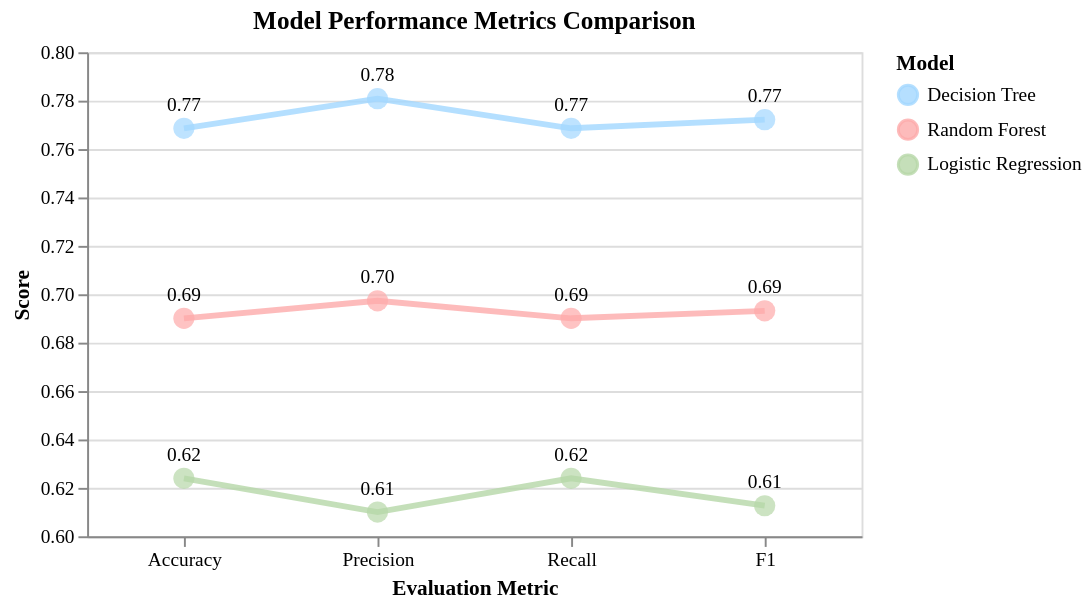

Notebook source saved alongside this figure:
### Code cell
# PARALLELL COORDINATES

# Metric order for clarity
metric_order = ["Accuracy", "Precision", "Recall", "F1"]

base = alt.Chart(df).encode(
    x=alt.X(
        "metric:N",
        sort=metric_order,
        title="Evaluation Metric",
        axis=alt.Axis(labelAngle=0, titleFont='Times New Roman', labelFont='Times New Roman')
    ),
    y=alt.Y(
        "value:Q",
        title="Score",
        scale=alt.Scale(domain=[0.6, 0.8]),
        axis=alt.Axis(titleFont='Times New Roman', labelFont='Times New Roman')
    ),
    color=alt.Color(
        "model:N",
        title="Model",
        scale=alt.Scale(
            domain=model_order,
            range=["#a2d7ff", "#fdaaaa", "#b6d7a8"] # blue, red, orange
        ),
        legend=alt.Legend(titleFont='Times New Roman', labelFont='Times New Roman')
    ),
    detail="model:N"
)

# Lines (parallel coordinates)
lines = base.mark_line(
    strokeWidth=3,
    opacity=0.8
)

# Points on each metric
points = base.mark_circle(
    size=120,
    filled=True
)

# Numeric labels near points
labels = base.mark_text(
    dy=-12,
    fontSize=10,
    font='Times New Roman' # Set font for point labels
).encode(
    text=alt.Text("value:Q", format=".2f"),
    color=alt.value('black')
)

parallel_coordinates = (lines + points + labels).properties(
    title=alt.TitleParams(text="Model Performance Metrics Comparison", font='Times New Roman'), # Corrected title font setting
    width=400,
    height=250
)

parallel_coordinates

### Figure 1 — Vega-Lite specification as saved in the notebook (floating-point values rounded to 4 significant figures)
{"config": {"view": {"continuousWidth": 300, "continuousHeight": 300}}, "layer": [{"mark": {"type": "line", "opacity": 0.8, "strokeWidth": 3}, "encoding": {"color": {"field": "model", "legend": {"labelFont": "Times New Roman", "titleFont": "Times New Roman"}, "scale": {"domain": ["Decision Tree", "Random Forest", "Logistic Regression"], "range": ["#a2d7ff", "#fdaaaa", "#b6d7a8"]}, "title": "Model", "type": "nominal"}, "detail": {"field": "model", "type": "nominal"}, "x": {"axis": {"labelAngle": 0, "labelFont": "Times New Roman", "titleFont": "Times New Roman"}, "field": "metric", "sort": ["Accuracy", "Precision", "Recall", "F1"], "title": "Evaluation Metric", "type": "nominal"}, "y": {"axis": {"labelFont": "Times New Roman", "titleFont": "Times New Roman"}, "field": "value", "scale": {"domain": [0.6, 0.8]}, "title": "Score", "type": "quantitative"}}}, {"mark": {"type": "circle", "filled": true, "size": 120}, "encoding": {"color": {"field": "model", "legend": {"labelFont": "Times New Roman", "titleFont": "Times New Roman"}, "scale": {"domain": ["Decision Tree", "Random Forest", "Logistic Regression"], "range": ["#a2d7ff", "#fdaaaa", "#b6d7a8"]}, "title": "Model", "type": "nominal"}, "detail": {"field": "model", "type": "nominal"}, "x": {"axis": {"labelAngle": 0, "labelFont": "Times New Roman", "titleFont": "Times New Roman"}, "field": "metric", "sort": ["Accuracy", "Precision", "Recall", "F1"], "title": "Evaluation Metric", "type": "nominal"}, "y": {"axis": {"labelFont": "Times New Roman", "titleFont": "Times New Roman"}, "field": "value", "scale": {"domain": [0.6, 0.8]}, "title": "Score", "type": "quantitative"}}}, {"mark": {"type": "text", "dy": -12, "font": "Times New Roman", "fontSize": 10}, "encoding": {"color": {"value": "black"}, "detail": {"field": "model", "type": "nominal"}, "text": {"field": "value", "format": ".2f", "type": "quantitative"}, "x": {"axis": {"labelAngle": 0, "labelFont": "Times New Roman", "titleFont": "Times New Roman"}, "field": "metric", "sort": ["Accuracy", "Precision", "Recall", "F1"], "title": "Evaluation Metric", "type": "nominal"}, "y": {"axis": {"labelFont": "Times New Roman", "titleFont": "Times New Roman"}, "field": "value", "scale": {"domain": [0.6, 0.8]}, "title": "Score", "type": "quantitative"}}}], "data": {"name": "data-ee7a031bf6de1ddd5464cff778bd8fd3"}, "height": 250, "title": {"text": "Model Performance Metrics Comparison", "font": "Times New Roman"}, "width": 400, "$schema": "https://vega.github.io/schema/vega-lite/v5.20.1.json", "datasets": {"data-ee7a031bf6de1ddd5464cff778bd8fd3": [{"model": "Decision Tree", "metric": "Accuracy", "value": 0.7686, "training_time": 72.91}, {"model": "Decision Tree", "metric": "Recall", "value": 0.7686, "training_time": 72.91}, {"model": "Decision Tree", "metric": "Precision", "value": 0.7808, "training_time": 72.91}, {"model": "Decision Tree", "metric": "F1", "value": 0.7721, "training_time": 72.91}, {"model": "Random Forest", "metric": "Accuracy", "value": 0.6901, "training_time": 136.0}, {"model": "Random Forest", "metric": "Recall", "value": 0.6901, "training_time": 136.0}, {"model": "Random Forest", "metric": "Precision", "value": 0.6973, "training_time": 136.0}, {"model": "Random Forest", "metric": "F1", "value": 0.6932, "training_time": 136.0}, {"model": "Logistic Regression", "metric": "Accuracy", "value": 0.624, "training_time": 160.0}, {"model": "Logistic Regression", "metric": "Recall", "value": 0.624, "training_time": 160.0}, {"model": "Logistic Regression", "metric": "Precision", "value": 0.61, "training_time": 160.0}, {"model": "Logistic Regression", "metric": "F1", "value": 0.6126, "training_time": 160.0}]}}
